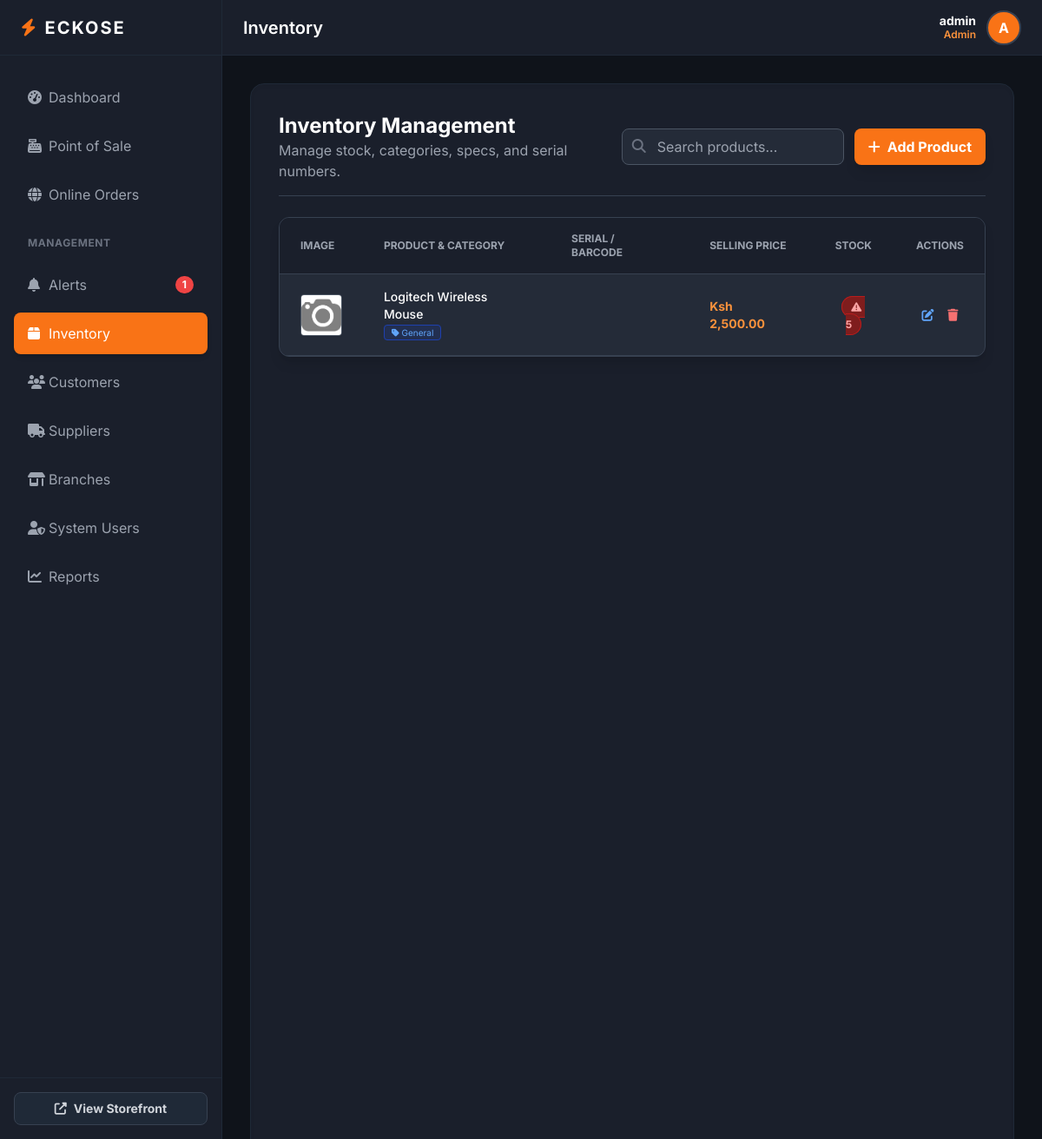
Page /pages/inventory.php (signed in) on the committed database.
### tables this page shows
CREATE TABLE `products` (
  `id` int(11) NOT NULL,
  `barcode` varchar(100) DEFAULT NULL,
  `product_name` varchar(150) NOT NULL,
  `description` text DEFAULT NULL,
  `image` varchar(255) DEFAULT 'default.png',
  `cost_price` decimal(10,2) NOT NULL,
  `selling_price` decimal(10,2) NOT NULL,
  `stock_quantity` int(11) DEFAULT 0,
  `min_stock_level` int(11) DEFAULT 5,
  `supplier_id` int(11) DEFAULT NULL,
  `created_at` timestamp NOT NULL DEFAULT current_timestamp()
);

### pages/inventory.php (the view, shortened to what this page needs)
<?php
require_once '../config/database.php';
$search = isset($_GET['search']) ? trim($_GET['search']) : '';
if ($search) {
    $stmt = $pdo->prepare("SELECT * FROM products WHERE product_name LIKE ? OR barcode LIKE ? ORDER BY id DESC");
    $stmt->execute(["%$search%", "%$search%"]);
} else {
    $stmt = $pdo->query("SELECT * FROM products ORDER BY id DESC");
}
$products = $stmt->fetchAll();
require_once '../includes/header.php';
require_once '../includes/sidebar.php';
?>
<div class="bg-[#1A1F2B] min-h-screen p-8 rounded-2xl border border-gray-800 shadow-inner text-gray-200">
    <div class="flex flex-col md:flex-row justify-between items-start md:items-center mb-6 border-b border-gray-700 pb-4 gap-4">
        <div>
            <h2 class="text-2xl font-bold text-white">Inventory Management</h2>
            <p class="text-gray-400">Manage stock, categories, specs, and serial numbers.</p>
        </div>
        <div class="flex gap-3 w-full md:w-auto">
            <form method="GET" class="relative flex-1 md:w-64">
                <i class="fas fa-search absolute left-3 top-3 text-gray-500"></i>
                <input type="text" name="search" value="<?= htmlspecialchars($search) ?>" placeholder="Search products..." class="w-full bg-[#242B38] border border-gray-600 text-white pl-10 pr-4 py-2 rounded-lg focus:outline-none focus:border-orange-500">
            </form>
            <button onclick="openModal()" class="bg-orange-500 hover:bg-orange-600 text-white font-bold py-2 px-4 rounded-lg shadow-lg transition flex items-center whitespace-nowrap">
                <i class="fas fa-plus mr-2"></i> Add Product
            </button>
        </div>
    </div>
    <div class="bg-[#242B38] rounded-xl shadow-lg border border-gray-700 overflow-hidden">
        <div class="overflow-x-auto">
            <table class="w-full text-sm text-left text-gray-300">
                <thead class="text-xs text-gray-400 uppercase bg-[#1A1F2B] border-b border-gray-700">
                    <tr>
                        <th class="px-6 py-4">Image</th>
                        <th class="px-6 py-4">Product & Category</th>
                        <th class="px-6 py-4">Serial / Barcode</th>
                        <th class="px-6 py-4">Selling Price</th>
                        <th class="px-6 py-4 text-center">Stock</th>
                        <th class="px-6 py-4 text-center">Actions</th>
                    </tr>
                </thead>
                <tbody>
                    <?php if(empty($products)): ?>
                        <tr><td colspan="6" class="px-6 py-8 text-center text-gray-500">No products found.</td></tr>
                    <?php else: ?>
                        <?php foreach($products as $p): ?>
                            <tr class="border-b border-gray-700 hover:bg-[#2D3748] transition items-center">
                                <td class="px-6 py-2">
                                    <img src="../assets/images/products/<?= htmlspecialchars($p['image']) ?>" alt="Product" class="w-12 h-12 object-cover rounded shadow-sm border border-gray-600">
                                </td>
                                <td class="px-6 py-4">
                                    <div class="font-medium text-white"><?= htmlspecialchars($p['product_name']) ?></div>
                                    <span class="text-[10px] text-blue-400 bg-blue-900 bg-opacity-30 px-2 py-0.5 rounded border border-blue-800"><i class="fas fa-tag"></i> <?= htmlspecialchars($p['category'] ?? 'General') ?></span>
                                </td>
                                <td class="px-6 py-4 text-xs font-mono">
                                </td>
                                <td class="px-6 py-4 font-bold text-orange-400">Ksh <?= number_format($p['selling_price'], 2) ?></td>
                                <td class="px-6 py-4 text-center">
                                    <?php if($p['stock_quantity'] <= $p['min_stock_level']): ?>
                                        <span class="bg-red-900 text-red-300 text-xs font-bold px-2.5 py-1 rounded-full border border-red-700" title="Low Stock Alert!"><i class="fas fa-exclamation-triangle mr-1"></i> <?= $p['stock_quantity'] ?></span>
                                    <?php else: ?>
                                        <span class="bg-green-900 text-green-300 text-xs font-bold px-2.5 py-1 rounded-full border border-green-700"><?= $p['stock_quantity'] ?></span>
                                    <?php endif; ?>
                                </td>
                                <td class="px-6 py-4 text-center space-x-3">
                                    <button onclick='editProduct(<?= json_encode($p) ?>)' class="text-blue-400 hover:text-blue-300 transition"><i class="fas fa-edit"></i></button>
                                    <form action="../actions/product_action.php" method="POST" class="inline-block" onsubmit="return confirm('Delete this product?');">
                                        <button type="submit" class="text-red-400 hover:text-red-300 transition"><i class="fas fa-trash"></i></button>
                                    </form>
                                </td>
                            </tr>
                        <?php endforeach; ?>
                    <?php endif; ?>
                </tbody>
            </table>
        </div>
    </div>
</div>
<?php require_once '../includes/footer.php'; ?>

### includes/header.php (style rules this page uses)
body { font-family: 'Inter', sans-serif; }

### rows in the picture
products: image (placeholder picture), product_name "Logitech Wireless Mouse", category "General", selling_price "2,500.00", stock_quantity "5"

### other values in the picture
$low_stock_count "1"
str_replace('.php', '', $current_page) "Inventory"
$username "admin"
$role "Admin"
substr($username ?? 'U', 0, 1) "A"
